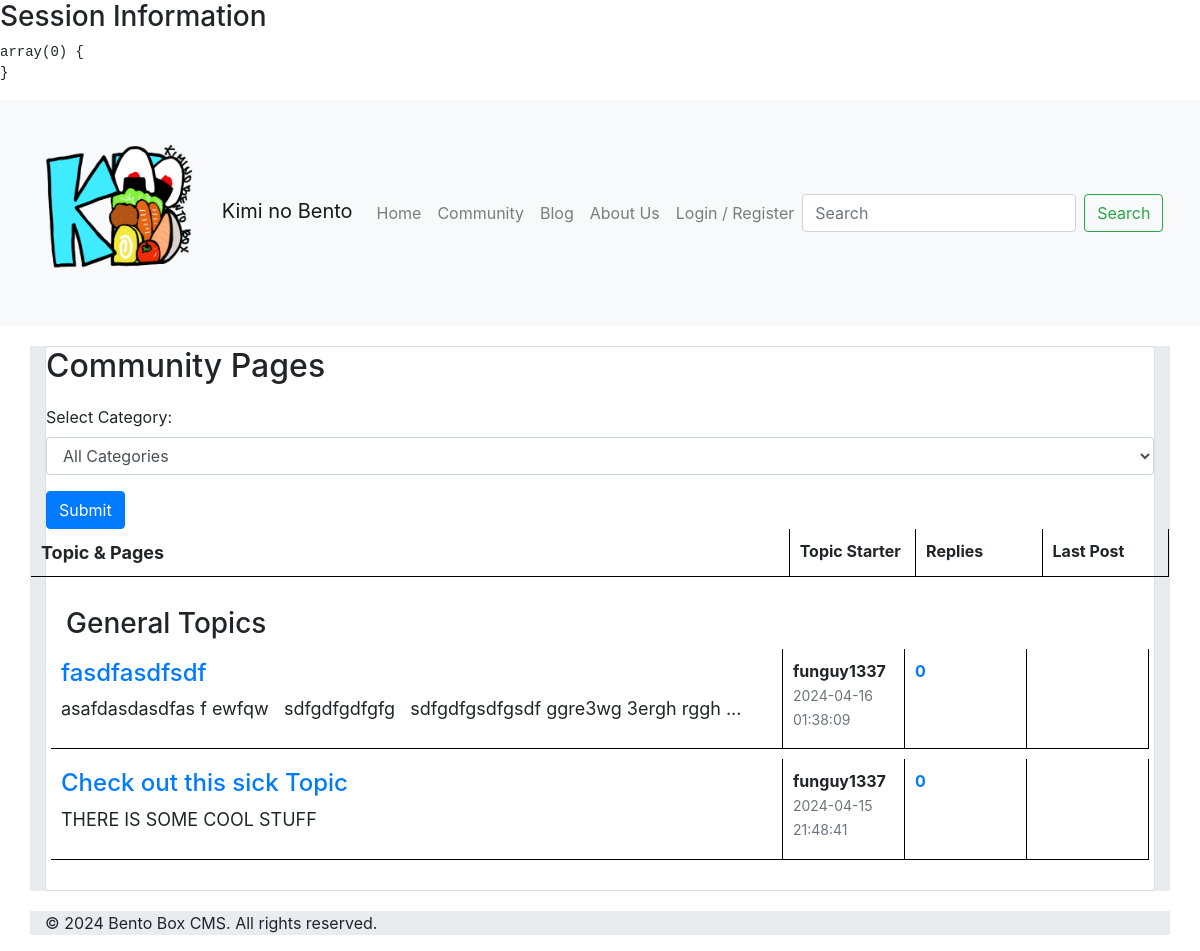
The app's page /community.php?category=1 with its own data.
### tables this page shows
CREATE TABLE `topics` (
  `topic_id` int(11) NOT NULL,
  `category_id` int(11) DEFAULT NULL,
  `title` varchar(255) NOT NULL,
  `topic_content` text NOT NULL,
  `topic_starter_id` int(11) DEFAULT NULL,
  `created_at` timestamp NOT NULL DEFAULT current_timestamp(),
  `reply_count` int(11) DEFAULT 0
);

CREATE TABLE `users` (
  `user_id` int(11) NOT NULL,
  `username` varchar(30) NOT NULL,
  `email` varchar(60) NOT NULL,
  `password` varchar(30) NOT NULL,
  `role_id` int(3) NOT NULL,
  `creation_date` date NOT NULL DEFAULT current_timestamp()
);

### community.php (the view, shortened to what this page needs)
<?php
include('inc/database.inc.php');
include('inc/header.inc.php');
$stmt = $db->query("SELECT c.*,
                            t.*,
                            u.username AS topic_starter_username,
                            MAX(p.created_at) AS latest_post_created_at,
                            lp.username AS last_poster_username,
                            COUNT(p.post_id) AS reply_count
                        FROM categories c
                        LEFT JOIN topics t ON c.category_id = t.category_id
                        LEFT JOIN users u ON t.topic_starter_id = u.user_id
                        LEFT JOIN (
                            SELECT topic_id, MAX(created_at) AS latest_post_created_at
                            FROM posts
                            GROUP BY topic_id
                        ) latest_post ON t.topic_id = latest_post.topic_id
                        LEFT JOIN posts p ON t.topic_id = p.topic_id
                        LEFT JOIN users lp ON p.author_id = lp.user_id
                        GROUP BY c.category_id, t.topic_id
                        ORDER BY c.category_id, t.created_at DESC");
$categories_topics = $stmt->fetchAll(PDO::FETCH_ASSOC);
$category_topics_array = [];
foreach ($categories_topics as $row) {
    $category_id = $row['category_id'];
    if (!isset($category_topics_array[$category_id])) {
        $category_topics_array[$category_id] = [
            'category' => $row['name'],
            'topics' => [],
            'topic_content' => htmlspecialchars($row['topic_content'])
        ];
    }
    $category_topics_array[$category_id]['topics'][] = $row;
}
?>
<div class="container">
    <div class="card">
        <div class="card-top">
            <h2>Community Pages</h2>
            <form action="" method="get">
                <div class="form-group">
                    <label for="forum_jump">Select Category:</label>
                    <select id="forum_jump" class="form-control" name="category">
                        <option value="all">All Categories</option>
                    </select>
                </div>
                <button type="submit" class="btn btn-primary">Submit</button>
            </form>
            <div class="row">
                <div class="col-8">
                    <strong>Topic & Pages</strong>
                </div>
                <div class="col">
                    <strong>Topic Starter</strong>
                </div>
                <div class="col">
                    <strong>Replies</strong>
                </div>
                <div class="col">
                    <strong>Last Post</strong>
                </div>
            </div>
        </div>
        <div class="card-body">
            <?php if (isset($_GET['category'])) : ?>
                <?php $selected_category_id = $_GET['category']; ?>
                <?php foreach ($category_topics_array as $category_id => $category_data) : ?>
                    <?php if ($selected_category_id == 'all' || $selected_category_id == $category_id) : ?>
                        <h3><?= $category_data['category'] ?></h3>
                        <?php foreach ($category_data['topics'] as $topic) : ?>
                            <div class="row">
                                <div class="col-8">
                                    <h4><a href="show_topic.php?topic_id=<?= $topic['topic_id'] ?>"><?= $topic['title'] ?></a></h4>
                                    <p><?= strlen($topic['topic_content']) > 250 ? substr(strip_tags(htmlspecialchars_decode($topic['topic_content'])), 0, 250) . '...' : strip_tags(htmlspecialchars_decode($topic['topic_content'])) ?></p>
                                </div>
                                <div class="col">
                                    <span class="topic_starter_username"><?= $topic['topic_starter_username'] ?></span>
                                    <span class="post-date"><?= $topic['created_at'] ?></span>
                                </div>
                                <div class="col">
                                    <span class="reply_count"><?= $topic['reply_count'] ?></span>
                                </div>
                                <div class="col">
                                </div>
                            </div>
                        <?php endforeach; ?>
                    <?php endif; ?>
                <?php endforeach; ?>
            <?php endif; ?>
        </div>
    </div>
</div>
<?php
include('inc/footer.inc.php');
?>

### CSS/styles.css (style rules this page uses)
.container { margin-top: 20px; background-color: #e9ecef; }
.card-top h2 { margin-bottom: 20px; }
.row { margin-bottom: 10px; border-bottom: 1px solid #000000; }
.col-8 { font-size: 18px; padding: 10px; border-right: 1px solid #010101; }
.col { padding: 10px; border-right: 1px solid #030303; }
.topic_starter_username { font-weight: bold; }
.reply_count { font-weight: bold; color: #007bff; }
.post-date { font-size: 14px; color: #6c757d; }

### records on screen
topics: title "fasdfasdfsdf", topic_content "asafdasdasdfas f ewfqw sdfgdfgdfgfg sdfgdfgsdfgsdf ggre3wg 3ergh rggh", topic_starter.username "funguy1337", created_at "2024-04-16 01:38:09", reply_count "0"
topics: title "Check out this sick Topic", topic_content "THERE IS SOME COOL STUFF", topic_starter.username "funguy1337", created_at "2024-04-15 21:48:41", reply_count "0"

### other values on screen
$category_data['category'] "General Topics"
